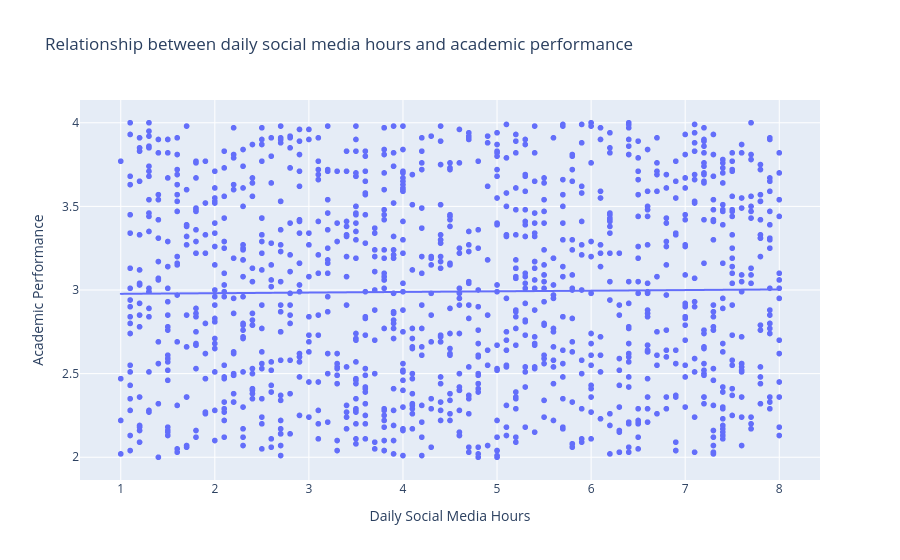

The cell this chart's notebook holds for it:
### Code cell
fig = px.scatter(data, x="daily_social_media_hours", y="academic_performance", title="Relationship between daily social media hours and academic performance", labels={"daily_social_media_hours": "Daily Social Media Hours", "academic_performance": "Academic Performance"}, trendline="ols")
fig.show()

### Figure 1 — Plotly figure (JSON) as saved in the notebook; plotly's stock layout.template omitted (floating-point values rounded to 4 significant figures; data arrays with more than 128 entries replaced by an {"elided": "..."} marker saying what was removed)
{"data": [{"hovertemplate": "Daily Social Media Hours=%{x}<br>Academic Performance=%{y}<extra></extra>", "legendgroup": "", "marker": {"color": "#636efa", "symbol": "circle"}, "mode": "markers", "name": "", "showlegend": false, "type": "scattergl", "x": {"elided": "1200 float values"}, "xaxis": "x", "y": {"elided": "1200 float values"}, "yaxis": "y"}, {"hovertemplate": "<b>OLS trendline</b><br>academic_performance = 0.00374511 * daily_social_media_hours + 2.97339<br>R<sup>2</sup>=0.000174<br><br>Daily Social Media Hours=%{x}<br>Academic Performance=%{y} <b>(trend)</b><extra></extra>", "legendgroup": "", "marker": {"color": "#636efa", "symbol": "circle"}, "mode": "lines", "name": "", "showlegend": false, "type": "scattergl", "x": {"elided": "1200 float values"}, "xaxis": "x", "y": {"elided": "1200 float values"}, "yaxis": "y"}], "layout": {"legend": {"tracegroupgap": 0}, "title": {"text": "Relationship between daily social media hours and academic performance"}, "xaxis": {"anchor": "y", "domain": [0, 1], "title": {"text": "Daily Social Media Hours"}}, "yaxis": {"anchor": "x", "domain": [0, 1], "title": {"text": "Academic Performance"}}}}
